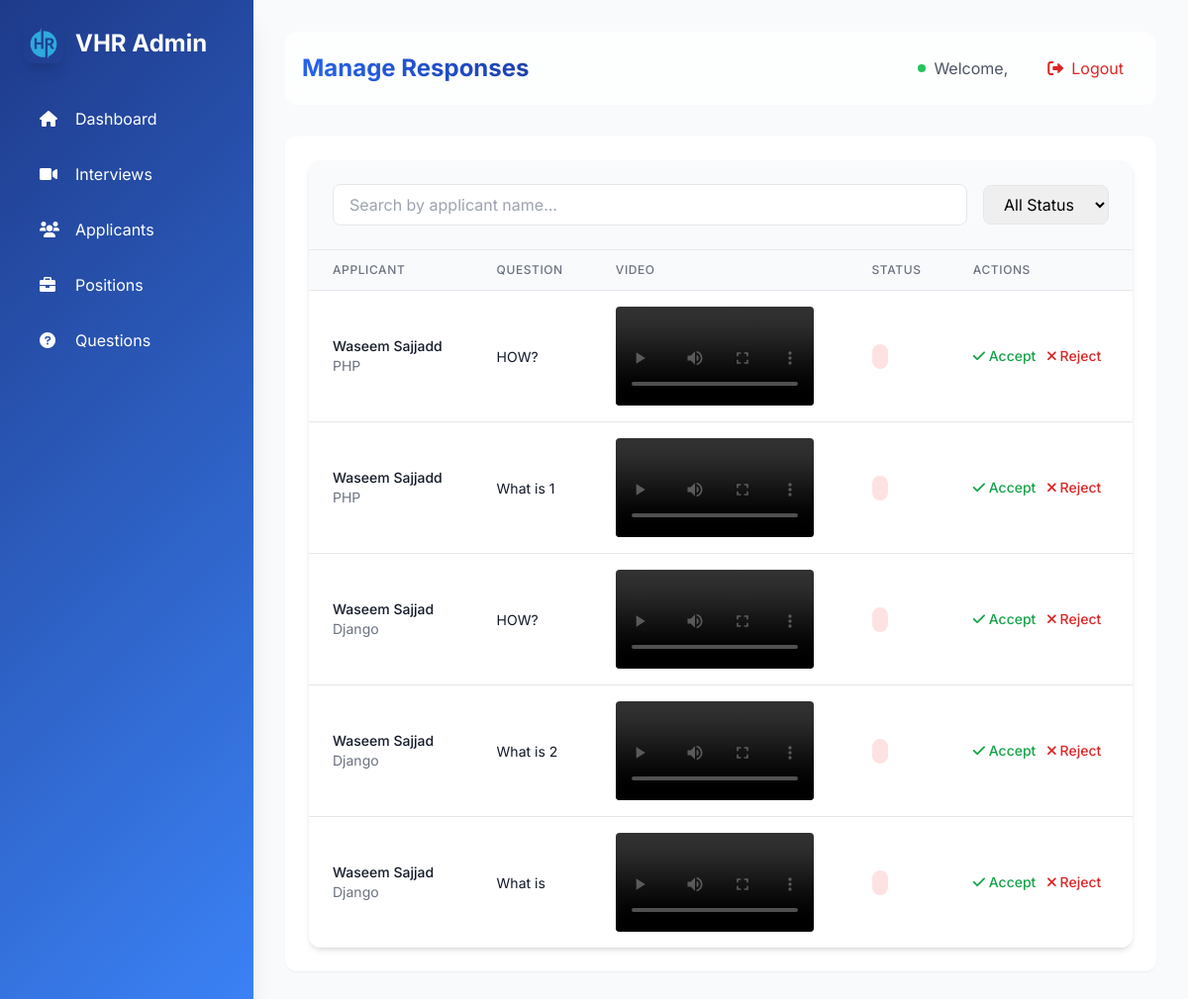
/responses/, run on the app's committed database.
### interviews/models.py (models this page shows, shortened)
class ApplicantResponse(models.Model):
    applicant = models.ForeignKey(Applicant, on_delete=models.CASCADE, related_name="responses")
    question = models.ForeignKey(Question, on_delete=models.CASCADE, related_name="responses")
    video_response = models.FileField(upload_to='videos/', null=True, blank=True)
    submission_time = models.DateTimeField(auto_now_add=True)
    score = models.IntegerField(null=True, blank=True)

class Applicant(models.Model):
    STATUS_CHOICES = [
        ('Pending', 'Pending'),
        ('Selected', 'Selected'),
        ('Rejected', 'Rejected'),
    ]
    user = models.ForeignKey(User, on_delete=models.CASCADE, related_name="applicants", null=True, blank=True)
    fullname = models.CharField(max_length=255)
    email = models.EmailField()
    position = models.ForeignKey(Position, on_delete=models.CASCADE, related_name="applicants")
    status = models.CharField(max_length=10, choices=STATUS_CHOICES, default='Pending')
    resume = models.FileField(upload_to='resumes/', null=True, blank=True)
    created_at = models.DateTimeField(auto_now_add=True)
    class Meta:
        unique_together = ('email', 'position')

class Position(models.Model):
    name = models.CharField(max_length=255, unique=True)
    created_at = models.DateTimeField(auto_now_add=True)

class Question(models.Model):
    text = models.TextField()
    positions = models.ManyToManyField(Position, related_name="questions")
    time_limit = models.IntegerField(default=60)  # Time limit in seconds

### interviews/views.py (the view)
# urls.py: path('responses/', manage_responses, name='manage_responses'),
def manage_responses(request):
    responses = ApplicantResponse.objects.all()
    applicant_id = request.GET.get('applicant')
    if applicant_id:
        responses = responses.filter(applicant_id=applicant_id)
    responses = responses.select_related(
        'applicant', 'question', 'applicant__position'
    ).order_by('-submission_time')
    return render(request, 'admin/manage_responses.html', {
        'responses': responses,
        'applicant_id': applicant_id
    })

### interviews/templates/admin/manage_responses.html (shortened to what this page needs)
{% extends "admin/base_admin.html" %}
{% block admin_content %}
<div class="bg-white rounded-xl shadow-md overflow-hidden">
    <div class="p-6 bg-gray-50 border-b">
        <div class="flex items-center space-x-4">
            <div class="flex-1">
                <input type="text" id="search" placeholder="Search by applicant name..."
                       class="w-full px-4 py-2 border rounded-lg focus:ring-2 focus:ring-blue-500 focus:border-blue-500">
            </div>
            <select id="status-filter" class="px-4 py-2 border rounded-lg focus:ring-2 focus:ring-blue-500 focus:border-blue-500">
                <option value="">All Status</option>
            </select>
        </div>
    </div>
    <div class="overflow-x-auto">
        <table class="min-w-full divide-y divide-gray-200">
            <thead class="bg-gray-50">
                <tr>
                    <th class="px-6 py-3 text-left text-xs font-medium text-gray-500 uppercase tracking-wider">Applicant</th>
                    <th class="px-6 py-3 text-left text-xs font-medium text-gray-500 uppercase tracking-wider">Question</th>
                    <th class="px-6 py-3 text-left text-xs font-medium text-gray-500 uppercase tracking-wider">Video</th>
                    <th class="px-6 py-3 text-left text-xs font-medium text-gray-500 uppercase tracking-wider">Status</th>
                    <th class="px-6 py-3 text-left text-xs font-medium text-gray-500 uppercase tracking-wider">Actions</th>
                </tr>
            </thead>
            <tbody class="bg-white divide-y divide-gray-200">
                {% for response in responses %}
                <tr class="hover:bg-gray-50 transition">
                    <td class="px-6 py-4 whitespace-nowrap">
                        <div class="text-sm">
                            <div class="font-medium text-gray-900">{{ response.applicant.fullname }}</div>
                            <div class="text-gray-500">{{ response.applicant.position.name }}</div>
                        </div>
                    </td>
                    <td class="px-6 py-4">
                        <span class="text-sm text-gray-900">{{ response.question.text|truncatechars:100 }}</span>
                    </td>
                    <td class="px-6 py-4">
                        {% if response.video_response %}
                        <video width="200" controls class="rounded">
                            <source src="{{ response.video_response.url }}" type="video/webm">
                        </video>
                        {% else %}
                        <span class="text-sm text-gray-500">No video uploaded</span>
                        {% endif %}
                    </td>
                    <td class="px-6 py-4 whitespace-nowrap">
                        <span class="px-2 py-1 text-sm rounded-full
                            {% if response.status == 'Pending' %}bg-yellow-100 text-yellow-800
                            {% elif response.status == 'Accepted' %}bg-green-100 text-green-800
                            {% else %}bg-red-100 text-red-800{% endif %}">
                        </span>
                    </td>
                    <td class="px-6 py-4 whitespace-nowrap text-sm font-medium space-x-2">
                        <button onclick="acceptResponse({{ response.id }})"
                                class="text-green-600 hover:text-green-900">
                            <i class="fas fa-check"></i> Accept
                        </button>
                        <button onclick="rejectResponse({{ response.id }})"
                                class="text-red-600 hover:text-red-900">
                            <i class="fas fa-times"></i> Reject
                        </button>
                    </td>
                </tr>
                {% empty %}
                <tr>
                    <td colspan="5" class="px-6 py-4 text-center text-gray-500">
                        No responses available.
                    </td>
                </tr>
                {% endfor %}
            </tbody>
        </table>
    </div>
</div>
{% endblock %}

### interviews/templates/admin/base_admin.html (style rules this page uses)
body { font-family: "Inter", sans-serif; }

### data on the page
ApplicantResponse: applicant.fullname "Waseem Sajjadd", applicant.position.name "PHP", question.text "HOW?"
ApplicantResponse: applicant.fullname "Waseem Sajjadd", applicant.position.name "PHP", question.text "What is 1"
ApplicantResponse: applicant.fullname "Waseem Sajjad", applicant.position.name "Django", question.text "HOW?"
ApplicantResponse: applicant.fullname "Waseem Sajjad", applicant.position.name "Django", question.text "What is 2"
ApplicantResponse: applicant.fullname "Waseem Sajjad", applicant.position.name "Django", question.text "What is"
